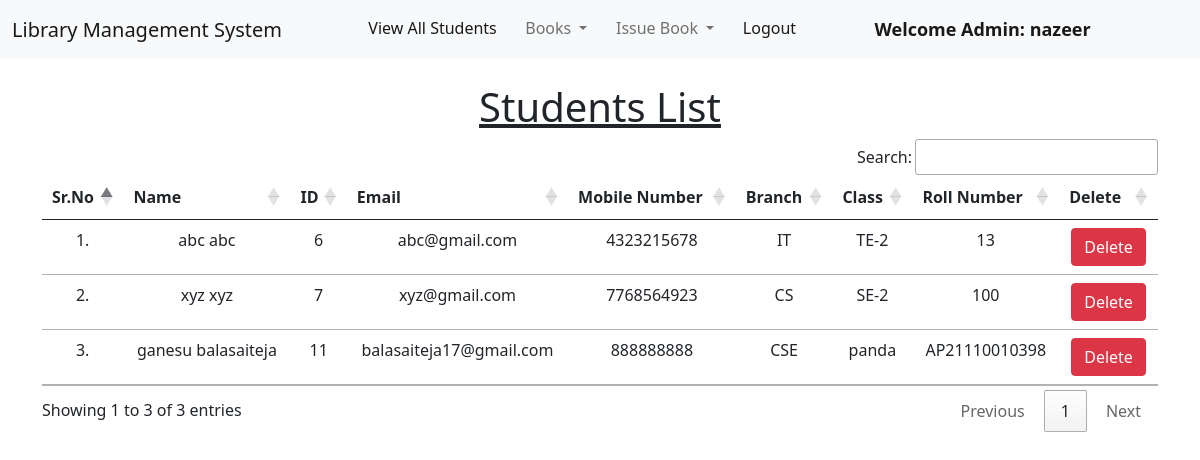
The page /view_students/ (signed in) on the database its author committed.
### library/models.py (models this page shows, shortened)
class Student(models.Model):
    user = models.OneToOneField(User, on_delete=models.CASCADE)
    classroom = models.CharField(max_length=10)
    branch = models.CharField(max_length=10)
    roll_no = models.CharField(max_length=3, blank=True)
    phone = models.CharField(max_length=10, blank=True)
    image = models.ImageField(upload_to="", blank=True)

### library/views.py (the view)
# urls.py: path("view_students/", views.view_students, name="view_students"),
@login_required(login_url = '/admin_login')
def view_students(request):
    students = Student.objects.all()
    return render(request, "view_students.html", {'students':students})

### library/templates/view_students.html (shortened to what this page needs)
{% extends 'admin_navbar.html' %}
{% load static %}
{% block body %}
<div class="container mt-4">
    <h1 class="text-center"><u>Students List</u></h1>
    <table class="table table-hover" id="example">
        <thead>
            <tr class="text-center">
                <th>Sr.No</th>
                <th>Name</th>
                <th>ID</th>
                <th>Email</th>
                <th>Mobile Number</th>
                <th>Branch</th>
                <th>Class</th>
                <th>Roll Number</th>
                <th>Delete</th>
            </tr>
        </thead>
        <tbody>
            {% for student in students %}
            <tr class="text-center">
                <td>{{forloop.counter}}.</td>
                <td>{{student.user.get_full_name}}</td>
                <td>{{student.user.id}}</td>
                <td>{{student.user.email}}</td>
                <td>{{student.phone}}</td>
                <td>{{student.branch}}</td>
                <td>{{student.classroom}}</td>
                <td>{{student.roll_no}}</td>
                <td><a href="/delete_student/{{student.id}}/" class="btn btn-danger" onclick="return confirm('Are you sure you want to delete this student?')">Delete</a></td>
            </tr>
            {% endfor %}
        </tbody>
    </table>
    </div>
{% endblock %}

### library/templates/admin_navbar.html (shortened to what this page needs)
<!doctype html>
<html lang="en">
  <head>
    <link href="https://cdn.jsdelivr.net/npm/bootstrap@5.1.0/dist/css/bootstrap.min.css" rel="stylesheet">
    <link rel="stylesheet" href="https://cdn.datatables.net/1.10.25/css/jquery.dataTables.min.css">
    <link rel="stylesheet" href="https://cdn.datatables.net/buttons/1.7.1/css/buttons.dataTables.min.css">
  </head>
  <body>
    <nav class="navbar navbar-expand-lg navbar-light bg-light">
        <div class="container-fluid">
          <a class="navbar-brand" href="/">Library Management System</a>
          <div class="collapse navbar-collapse" id="navbarSupportedContent">
            <ul class="navbar-nav me-auto mb-2 mb-lg-0">
              <li class="nav-item">
                <a class="nav-link active" aria-current="page" href="/view_students/">View All Students</a>
              </li>
              <li class="nav-item dropdown">
                <a class="nav-link dropdown-toggle" href="#" id="navbarDropdown" role="button" data-bs-toggle="dropdown" aria-expanded="false">
                  Books
                </a>
              </li>
              <li class="nav-item dropdown">
                <a class="nav-link dropdown-toggle" href="#" id="navbarDropdown" role="button" data-bs-toggle="dropdown" aria-expanded="false">
                  Issue Book
                </a>
              </li>
              <li class="nav-item">
                <a class="nav-link active" aria-current="page" href="/logout/">Logout</a>
              </li>
              <li class="nav-item">
                <a style="font-weight:600; font-family:'Segoe UI', Tahoma, Geneva, Verdana, sans-serif; font-size: large;" class="nav-link active" href="#">Welcome Admin: {{request.user}}</a>
              </li>
            </ul>
          </div>
        </div>
      </nav>
      {% block body %}
      {% endblock %}
  </body>
</html>

### rows shown on the page
Student: user.get_full_name "abc abc", user.id "6", user.email "abc@gmail.com", phone "4323215678", branch "IT", classroom "TE-2", roll_no "13"
Student: user.get_full_name "xyz xyz", user.id "7", user.email "xyz@gmail.com", phone "7768564923", branch "CS", classroom "SE-2", roll_no "100"
Student: user.get_full_name "ganesu balasaiteja", user.id "11", user.email "balasaiteja17@gmail.com", phone "888888888", branch "CSE", classroom "panda", roll_no "AP21110010398"

### other values the page prints
{{ request.user }} "nazeer"
